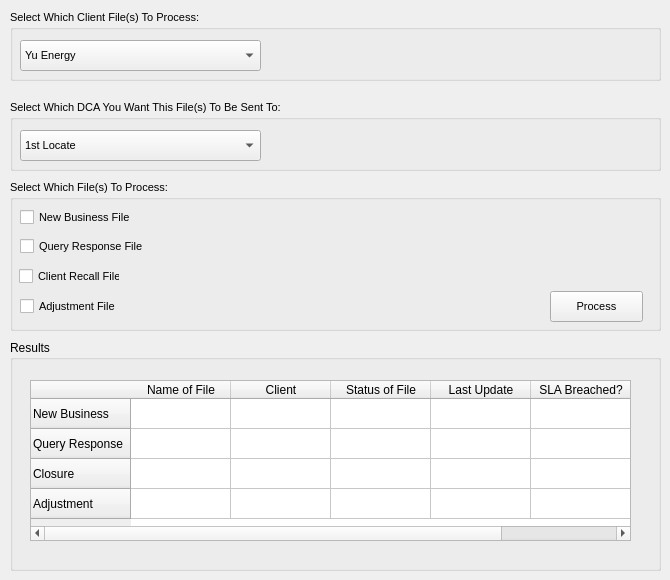
      <widget class="QWidget" name="tab_3">
       <attribute name="title">
        <string>From Client</string>
       </attribute>
       <widget class="QGroupBox" name="groupBox">
        <property name="geometry">
         <rect>
          <x>10</x>
          <y>10</y>
          <width>651</width>
          <height>71</height>
         </rect>
        </property>
        <property name="font">
         <font>
          <family>Arial</family>
          <pointsize>8</pointsize>
         </font>
        </property>
        <property name="title">
         <string>Select Which Client File(s) To Process:</string>
        </property>
        <widget class="QComboBox" name="comboBox_5">
         <property name="geometry">
          <rect>
           <x>10</x>
           <y>30</y>
           <width>241</width>
           <height>31</height>
          </rect>
         </property>
         <property name="toolTip">
          <string>Click to Select Client Name</string>
         </property>
         <item>
          <property name="text">
           <string>Yu Energy</string>
          </property>
         </item>
        </widget>
       </widget>
       <widget class="QGroupBox" name="groupBox_2">
        <property name="geometry">
         <rect>
          <x>10</x>
          <y>180</y>
          <width>651</width>
          <height>151</height>
         </rect>
        </property>
        <property name="font">
         <font>
          <family>Arial</family>
          <pointsize>8</pointsize>
         </font>
        </property>
        <property name="title">
         <string>Select Which File(s) To Process:</string>
        </property>
        <widget class="QCheckBox" name="checkBox_4">
         <property name="geometry">
          <rect>
           <x>10</x>
           <y>27</y>
           <width>141</width>
           <height>20</height>
          </rect>
         </property>
         <property name="font">
          <font>
           <family>Arial</family>
           <pointsize>8</pointsize>
          </font>
         </property>
         <property name="text">
          <string>New Business File</string>
         </property>
        </widget>
        <widget class="QCheckBox" name="checkBox_5">
         <property name="geometry">
          <rect>
           <x>10</x>
           <y>51</y>
           <width>161</width>
           <height>31</height>
          </rect>
         </property>
         <property name="font">
          <font>
           <family>Arial</family>
           <pointsize>8</pointsize>
          </font>
         </property>
         <property name="text">
          <string>Query Response File</string>
         </property>
        </widget>
        <widget class="QPushButton" name="pushButton">
         <property name="geometry">
          <rect>
           <x>540</x>
           <y>111</y>
           <width>93</width>
           <height>31</height>
          </rect>
         </property>
         <property name="font">
          <font>
           <family>Arial</family>
           <pointsize>8</pointsize>
          </font>
         </property>
         <property name="toolTip">
          <string>Click To Process Selected Files</string>
         </property>
         <property name="text">
          <string>Process</string>
         </property>
        </widget>
        <widget class="QCheckBox" name="checkBox">
         <property name="geometry">
          <rect>
           <x>9</x>
           <y>88</y>
           <width>101</width>
           <height>17</height>
          </rect>
         </property>
         <property name="text">
          <string>Client Recall File</string>
         </property>
        </widget>
        <widget class="QCheckBox" name="checkBox_2">
         <property name="geometry">
          <rect>
           <x>10</x>
           <y>118</y>
           <width>131</width>
           <height>17</height>
          </rect>
         </property>
         <property name="text">
          <string>Adjustment File</string>
         </property>
        </widget>
       </widget>
       <widget class="QTableWidget" name="tableWidget">
        <property name="geometry">
         <rect>
          <x>30</x>
          <y>380</y>
          <width>601</width>
          <height>161</height>
         </rect>
        </property>
        <property name="font">
         <font>
          <family>Arial</family>
          <pointsize>9</pointsize>
         </font>
        </property>
        <property name="sizeAdjustPolicy">
         <enum>QAbstractScrollArea::AdjustToContentsOnFirstShow</enum>
        </property>
        <row>
         <property name="text">
          <string>New Business</string>
         </property>
        </row>
        <row>
         <property name="text">
          <string>Query Response</string>
         </property>
        </row>
        <row>
         <property name="text">
          <string>Closure</string>
         </property>
        </row>
        <row>
         <property name="text">
          <string>Adjustment</string>
         </property>
        </row>
        <column>
         <property name="text">
          <string>Name of File</string>
         </property>
        </column>
        <column>
         <property name="text">
          <string>Client</string>
         </property>
        </column>
        <column>
         <property name="text">
          <string>Status of File</string>
         </property>
        </column>
        <column>
         <property name="text">
          <string>Last Update</string>
         </property>
        </column>
        <column>
         <property name="text">
          <string>SLA Breached?</string>
         </property>
        </column>
       </widget>
       <widget class="QGroupBox" name="groupBox_9">
        <property name="geometry">
         <rect>
          <x>10</x>
          <y>340</y>
          <width>651</width>
          <height>231</height>
         </rect>
        </property>
        <property name="title">
         <string>Results</string>
        </property>
       </widget>
       <widget class="QGroupBox" name="groupBox_11">
        <property name="geometry">
         <rect>
          <x>10</x>
          <y>100</y>
          <width>651</width>
          <height>71</height>
         </rect>
        </property>
        <property name="font">
         <font>
          <family>Arial</family>
          <pointsize>8</pointsize>
         </font>
        </property>
        <property name="title">
         <string>Select Which DCA You Want This File(s) To Be Sent To:</string>
        </property>
        <widget class="QComboBox" name="comboBox_9">
         <property name="geometry">
          <rect>
           <x>10</x>
           <y>30</y>
           <width>241</width>
           <height>31</height>
          </rect>
         </property>
         <property name="toolTip">
          <string>Click to Select Client Name</string>
         </property>
         <item>
          <property name="text">
           <string>1st Locate</string>
          </property>
         </item>
        </widget>
       </widget>
       <zorder>groupBox_9</zorder>
       <zorder>groupBox</zorder>
       <zorder>groupBox_2</zorder>
       <zorder>tableWidget</zorder>
       <zorder>groupBox_11</zorder>
      </widget>
